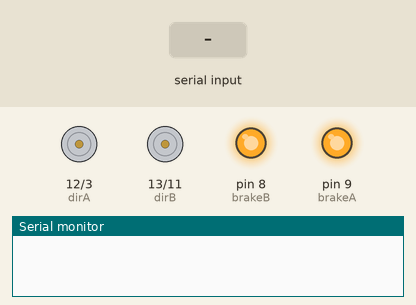
This sketch was run on a simulated Arduino Uno, built with avr-gcc and run on an emulated ATmega328P. Shown: direction and speed pins drawn as motors (green arrow = direction pin HIGH = forward, orange = LOW = backward, longer = more drive), output pins drawn as LEDs (lit = HIGH), the last lines printed to the serial monitor. The test bench sets the inputs (shaded band).

Above: at 1.2 s.
1.3 s: "90,45\n" received over Serial
At 2.0 s:
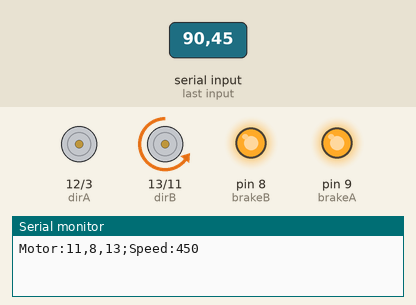
2.8 s: byte 10 ('\n') received over Serial
At 4.0 s:
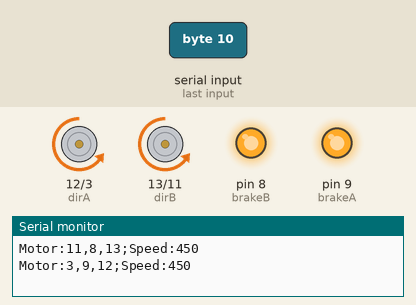
4.3 s: "30,150\n" received over Serial
At 5.5 s:
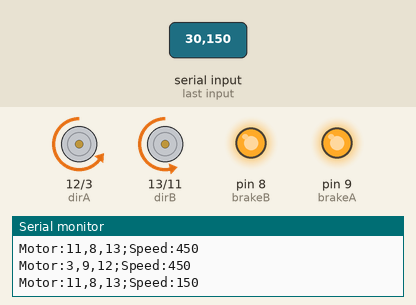
5.8 s: "0\n" received over Serial
At 6.5 s:
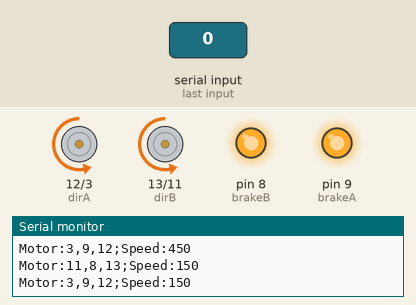
7.3 s: "200\n" received over Serial
At 7.7 s:
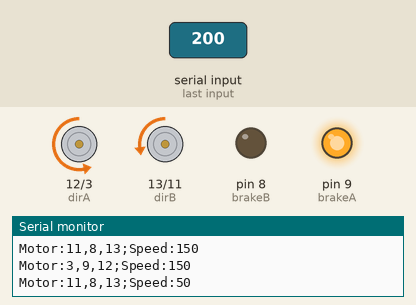
8.8 s: byte 10 ('\n') received over Serial
At 10.0 s:
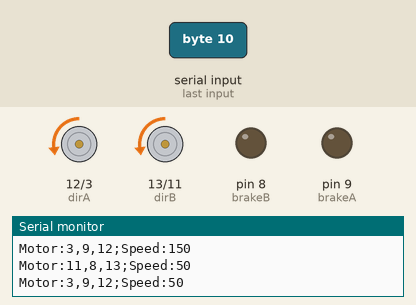
Timing chart, 0 to 11.3 s (numbered marks = the images above; inputs shaded):
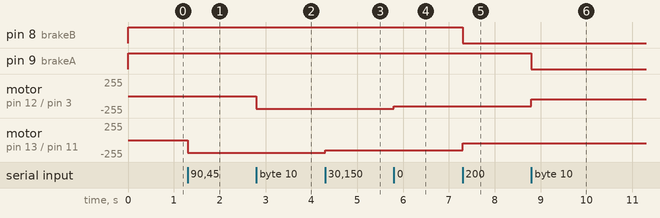

Measured:
- after the input at 1.3 s, motor on pin 13 (dirB) / pin 11 (pwmB): stopped → backward 194/255 at once
- after the input at 2.8 s, motor on pin 12 (dirA) / pin 3 (pwmA): stopped → backward 194/255 at once
- after the input at 4.3 s, motor on pin 13 (dirB) / pin 11 (pwmB): backward 194/255 → backward 150/255 at once
- after the input at 5.8 s, motor on pin 12 (dirA) / pin 3 (pwmA): backward 194/255 → backward 150/255 at once
- after the input at 7.3 s, pin 8 (brakeB): HIGH → LOW at once; motor on pin 13 (dirB) / pin 11 (pwmB): backward 150/255 → backward 50/255 at once
- after the input at 8.8 s, pin 9 (brakeA): HIGH → LOW at once; motor on pin 12 (dirA) / pin 3 (pwmA): backward 150/255 → backward 50/255 at once

The sketch:

arduino_motorcontrol_via_serial.ino
```cpp
#include <string.h>
char inData[80];
byte index = 0;
int comPwm;
int comBrake;
int comDir;
int comSpeed;

const int pwmA = 3;
const int pwmB = 11;
const int brakeA = 9;
const int brakeB = 8;
const int dirA = 12;
const int dirB = 13;

void setup()
{
Serial.begin(9600);

//Setup Channel A
pinMode(dirA, OUTPUT); //Initiates Motor Channel A pin
pinMode(brakeA, OUTPUT); //Initiates Brake Channel A pin

//Setup Channel B
pinMode(dirB, OUTPUT); //Initiates Motor Channel A pin
pinMode(brakeB, OUTPUT); //Initiates Brake Channel A pin

// motor stopp
digitalWrite(dirA, LOW);
digitalWrite(dirB, LOW);
digitalWrite(brakeA, HIGH);
digitalWrite(brakeB, HIGH);
analogWrite(pwmA, 0);
analogWrite(pwmB, 0);
}

void loop()
{
   while(Serial.available() > 0)
   {
	char aChar = Serial.read();
	if(aChar == '\n' || index == 6)
	{
                // befehlsauswertung anfang
                // motor setzen
                int comPwm = 11;
                int comBrake = 8;
                int comDir = 13;

                int serMotor = inData[0];
                if(serMotor == 0) {
                  comPwm = 3;
                  comBrake = 9;
                  comDir = 12;
                }
                Serial.print("Motor:");
                Serial.print(comPwm);
                Serial.print(",");
                Serial.print(comBrake);
                Serial.print(",");
                Serial.print(comDir);

                // richtung setzen
                int serDirection = inData[1];
                if(serDirection == 0) {
                  digitalWrite(comDir, LOW);
                } else {
                  digitalWrite(comDir, HIGH);
                }

                // bremse setzen
                int serBrake = inData[2];
                if(serBrake == 0) {
                  digitalWrite(comBrake, LOW);
                } else {
                  digitalWrite(comBrake, HIGH);
                }

                // geschwindigkeit setzen
                int comSpeed = inData[3]*100 + inData[4]*10 + inData[5];
                Serial.print(";Speed:");
                Serial.println(comSpeed);
                analogWrite(comPwm, comSpeed);

                // befehlsauswertung ende


	   index = 0;
	   inData[index] = NULL;

	}
	else
	{
	   inData[index] = aChar-48;
	   index++;
	   inData[index] = '\0'; // Keep the string NULL terminated
	}
   }
}
```
